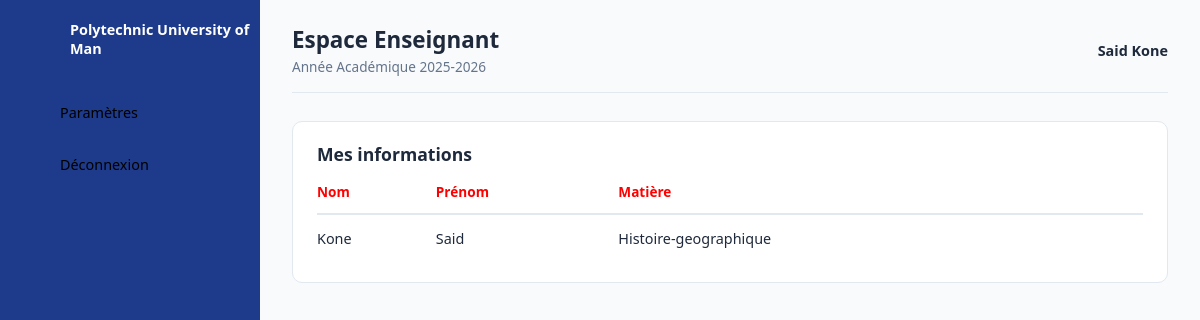
Page /dashboardteacher/ (signed in) on the committed database.
### new_project/models.py (models this page shows, shortened)
class Professeur (models.Model):
    nom=models.CharField(max_length=100)
    prenom =models.CharField(max_length=100)
    age=models.IntegerField(default=0)
    classe = models.ForeignKey(Classes, on_delete=models.SET_NULL,null=True,blank=True)
    matiere =models.ForeignKey (Matieres, on_delete=models.SET_NULL,null=True, blank=True)
    id_user =models.OneToOneField(Utilisateur, on_delete=models.CASCADE, related_name='professeur' , null=True )
    class Meta:
        verbose_name = "Professeur"
        verbose_name_plural = "Professeurs"

class Matieres (models.Model):
    nom=models.CharField(max_length=50)
    class Meta:
        verbose_name = "Matière"
        verbose_name_plural = "Matières"

### pages/views.py (the view)
# urls.py: path("dashboardteacher/", dashboardteacher,name="dashboardteacher"),
def dashboardteacher(request):
    professeur = get_object_or_404(Professeur, id_user=request.user)
    context = {"professeur": professeur}
    return render(request, "dashboardteacher/dashboardteacher.html", context)

### templates/dashboardteacher/dashboardteacher.html (shortened to what this page needs)
{% load static %}
<!DOCTYPE html>
<html lang="fr">
<head>
    <link rel="stylesheet" href="{% static 'css/dashboardadmin.css' %}?v=2.0">
</head>
<body>
    <div class="container">
        <aside class="navigation">
            <ul>
                <li class="brand">
                    <a href="#">
                        <span class="titre">Polytechnic University of Man</span>
                    </a>
                </li>
                <li>
                    <a href="#">
                        <span class="titre">Paramètres</span>
                    </a>
                </li>
                <li class="logout">
                    <a href="{% url 'deconnexion' %}">
                        <span class="titre">Déconnexion</span>
                    </a>
                </li>
            </ul>
        </aside>
        <main class="main-content">
            <header class="topbar">
                <div>
                    <h2>Espace Enseignant</h2>
                    <p class="subtitle">Année Académique 2025-2026</p>
                </div>
                <div class="user-profile">
                    <span>{{ professeur.prenom }} {{ professeur.nom }}</span>
                </div>
            </header>
            <section class="details">
                <div class="recent-orders">
                    <div class="card-header">
                        <h3>Mes informations</h3>
                    </div>
                    <table>
                        <thead>
                            <tr>
                                <td class="lock">Nom</td>
                                <td class="lock">Prénom</td>
                                <td class="lock">Matière</td>
                            </tr>
                        </thead>
                        <tbody>
                            {% if professeur %}
                            <tr>
                                <td>{{ professeur.nom }}</td>
                                <td>{{ professeur.prenom }}</td>
                                <td>{{ professeur.matiere.nom }}</td>
                            </tr>
                            {% else %}
                            <tr>
                                <td colspan="3">Aucune information trouvée pour cet enseignant.</td>
                            </tr>
                            {% endif %}
                        </tbody>
                    </table>
                </div>
            </section>
        </main>
    </div>
</body>
</html>

### static/css/dashboardadmin.css (style rules this page uses)
* { margin: 0; padding: 0; box-sizing: border-box; font-family: 'Segoe UI', system-ui, -apple-system, Roboto, sans-serif; }
:root { --primary-color: #1e3a8a; --accent-color: #2563eb; --white: #ffffff; --gray-bg: #f8fafc; --text-main: #1e293b; --text-muted: #64748b; --border-color: #e2e8f0; }
body { min-height: 100vh; background-color: var(--gray-bg); }
.container { display: flex; width: 100%; }
.navigation { width: 260px; height: 100vh; background-color: var(--primary-color); position: fixed; left: 0; top: 0; display: flex; flex-direction: column; }
.navigation ul { list-style: none; padding-top: 15px; width: 100%; }
.navigation ul li { position: relative; width: 100%; margin-bottom: 4px; }
.navigation ul li.brand { margin-bottom: 25px; padding-left: 10px; }
.navigation ul li.brand a { font-weight: 700; font-size: 1.1rem; color: var(--white); }
.navigation ul li a { display: flex; align-items: center; text-decoration: none; color: black; height: 48px; padding-left: 20px; transition: all 0.2s ease; border-top-left-radius: 8px; border-bottom-left-radius: 8px; }
.navigation ul li a .titre { font-size: 0.9rem; }
.navigation ul li.logout { margin-top: auto; margin-bottom: 20px; }
.main-content { margin-left: 260px; width: calc(100% - 260px); padding: 24px 32px; }
.topbar { display: flex; justify-content: space-between; align-items: center; padding-bottom: 16px; border-bottom: 1px solid var(--border-color); }
.topbar h2 { color: var(--text-main); font-size: 1.4rem; }
.topbar .subtitle { color: var(--text-muted); font-size: 0.85rem; margin-top: 2px; }
.user-profile { display: flex; align-items: center; gap: 8px; font-weight: 600; color: var(--primary-color); font-size: 1.3rem; }
.user-profile span { font-size: 0.9rem; color: var(--text-main); }
.details { margin-top: 28px; }
.recent-orders { background: var(--white); padding: 20px 24px; border-radius: 10px; border: 1px solid var(--border-color); }
.card-header { display: flex; justify-content: space-between; align-items: center; margin-bottom: 16px; }
.card-header h3 { color: var(--text-main); font-size: 1.1rem; }
table { width: 100%; border-collapse: collapse; }
table thead td { font-weight: 600; color: black; padding-bottom: 12px; font-size: 0.85rem; border-bottom: 2px solid var(--border-color); }
.lock { color: red; }
table tbody tr { border-bottom: 1px solid var(--border-color); }
table tbody tr:last-child { border-bottom: none; }
table tbody td { padding: 14px 0; font-size: 0.9rem; color: var(--text-main); }

### rows in the picture
Professeur: prenom "Said", nom "Kone", matiere.nom "Histoire-geographique"
